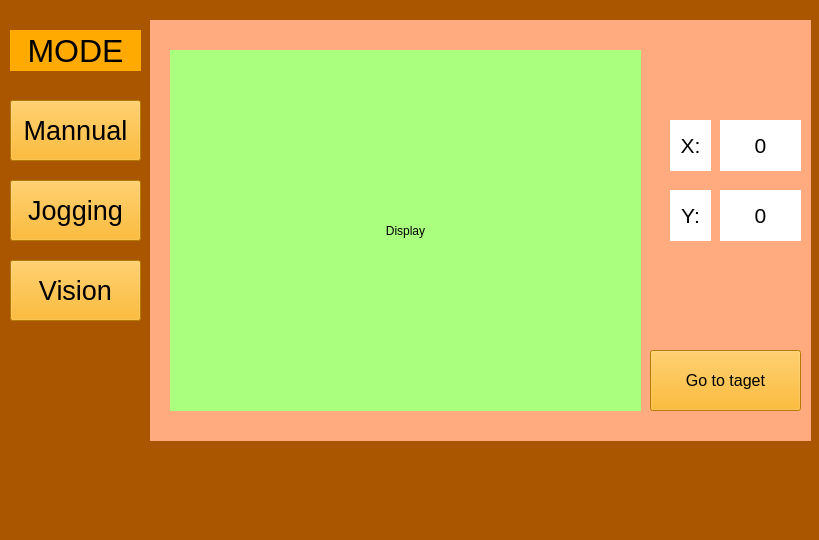
<?xml version="1.0" encoding="UTF-8"?>
<ui version="4.0">
 <class>MainWindow</class>
 <widget class="QMainWindow" name="MainWindow">
  <property name="geometry">
   <rect>
    <x>0</x>
    <y>0</y>
    <width>819</width>
    <height>540</height>
   </rect>
  </property>
  <property name="windowTitle">
   <string>MainWindow</string>
  </property>
  <property name="styleSheet">
   <string notr="true">background-color: rgb(170, 85, 0);</string>
  </property>
  <widget class="QWidget" name="centralwidget">
   <widget class="QStackedWidget" name="stackedWidget">
    <property name="geometry">
     <rect>
      <x>150</x>
      <y>20</y>
      <width>661</width>
      <height>421</height>
     </rect>
    </property>
    <property name="styleSheet">
     <string notr="true">background-color: rgb(255, 170, 127);</string>
    </property>
    <property name="currentIndex">
     <number>1</number>
    </property>
    <widget class="QWidget" name="manpage">
     <widget class="QSlider" name="horizontalSlider_2">
      <property name="geometry">
       <rect>
        <x>70</x>
        <y>240</y>
        <width>271</width>
        <height>31</height>
       </rect>
      </property>
      <property name="cursor">
       <cursorShape>PointingHandCursor</cursorShape>
      </property>
      <property name="mouseTracking">
       <bool>false</bool>
      </property>
      <property name="tabletTracking">
       <bool>false</bool>
      </property>
      <property name="styleSheet">
       <string notr="true">background-color: rgb(255, 170, 0);</string>
      </property>
      <property name="maximum">
       <number>200</number>
      </property>
      <property name="orientation">
       <enum>Qt::Horizontal</enum>
      </property>
     </widget>
     <widget class="QPushButton" name="home_bottom">
      <property name="geometry">
       <rect>
        <x>460</x>
        <y>200</y>
        <width>111</width>
        <height>61</height>
       </rect>
      </property>
      <property name="font">
       <font>
        <pointsize>12</pointsize>
       </font>
      </property>
      <property name="styleSheet">
       <string notr="true">background-color: rgb(255, 170, 0);</string>
      </property>
      <property name="text">
       <string>Home</string>
      </property>
     </widget>
     <widget class="QLabel" name="Z_core">
      <property name="geometry">
       <rect>
        <x>160</x>
        <y>300</y>
        <width>101</width>
        <height>41</height>
       </rect>
      </property>
      <property name="font">
       <font>
        <pointsize>24</pointsize>
       </font>
      </property>
      <property name="styleSheet">
       <string notr="true">background-color: rgb(255, 170, 0);</string>
      </property>
      <property name="text">
       <string>0</string>
      </property>
      <property name="alignment">
       <set>Qt::AlignCenter</set>
      </property>
     </widget>
     <widget class="QSlider" name="horizontalSlider_3">
      <property name="geometry">
       <rect>
        <x>70</x>
        <y>350</y>
        <width>271</width>
        <height>31</height>
       </rect>
      </property>
      <property name="cursor">
       <cursorShape>PointingHandCursor</cursorShape>
      </property>
      <property name="mouseTracking">
       <bool>false</bool>
      </property>
      <property name="tabletTracking">
       <bool>false</bool>
      </property>
      <property name="styleSheet">
       <string notr="true">background-color: rgb(255, 170, 0);</string>
      </property>
      <property name="maximum">
       <number>200</number>
      </property>
      <property name="orientation">
       <enum>Qt::Horizontal</enum>
      </property>
     </widget>
     <widget class="QPushButton" name="start_bottom">
      <property name="geometry">
       <rect>
        <x>460</x>
        <y>340</y>
        <width>111</width>
        <height>61</height>
       </rect>
      </property>
      <property name="font">
       <font>
        <pointsize>12</pointsize>
       </font>
      </property>
      <property name="styleSheet">
       <string notr="true">background-color: rgb(255, 170, 0);</string>
      </property>
      <property name="text">
       <string>Start</string>
      </property>
     </widget>
     <widget class="QLabel" name="label">
      <property name="geometry">
       <rect>
        <x>80</x>
        <y>300</y>
        <width>41</width>
        <height>41</height>
       </rect>
      </property>
      <property name="font">
       <font>
        <pointsize>14</pointsize>
       </font>
      </property>
      <property name="layoutDirection">
       <enum>Qt::LeftToRight</enum>
      </property>
      <property name="styleSheet">
       <string notr="true">background-color: rgb(255, 170, 0);</string>
      </property>
      <property name="text">
       <string>Z -</string>
      </property>
      <property name="alignment">
       <set>Qt::AlignCenter</set>
      </property>
     </widget>
     <widget class="QLabel" name="label_4">
      <property name="geometry">
       <rect>
        <x>300</x>
        <y>190</y>
        <width>41</width>
        <height>41</height>
       </rect>
      </property>
      <property name="font">
       <font>
        <pointsize>14</pointsize>
       </font>
      </property>
      <property name="layoutDirection">
       <enum>Qt::LeftToRight</enum>
      </property>
      <property name="styleSheet">
       <string notr="true">background-color: rgb(255, 170, 0);</string>
      </property>
      <property name="text">
       <string>Y +</string>
      </property>
      <property name="alignment">
       <set>Qt::AlignCenter</set>
      </property>
     </widget>
     <widget class="QLabel" name="label_5">
      <property name="geometry">
       <rect>
        <x>300</x>
        <y>300</y>
        <width>41</width>
        <height>41</height>
       </rect>
      </property>
      <property name="font">
       <font>
        <pointsize>14</pointsize>
       </font>
      </property>
      <property name="layoutDirection">
       <enum>Qt::LeftToRight</enum>
      </property>
      <property name="styleSheet">
       <string notr="true">background-color: rgb(255, 170, 0);</string>
      </property>
      <property name="text">
       <string>Z +</string>
      </property>
      <property name="alignment">
       <set>Qt::AlignCenter</set>
      </property>
     </widget>
     <widget class="QLabel" name="X_core">
      <property name="geometry">
       <rect>
        <x>160</x>
        <y>80</y>
        <width>101</width>
        <height>41</height>
       </rect>
      </property>
      <property name="font">
       <font>
        <pointsize>24</pointsize>
       </font>
      </property>
      <property name="styleSheet">
       <string notr="true">background-color: rgb(255, 170, 0);</string>
      </property>
      <property name="text">
       <string>0</string>
      </property>
      <property name="alignment">
       <set>Qt::AlignCenter</set>
      </property>
     </widget>
     <widget class="QLabel" name="label_3">
      <property name="geometry">
       <rect>
        <x>80</x>
        <y>80</y>
        <width>41</width>
        <height>41</height>
       </rect>
      </property>
      <property name="font">
       <font>
        <pointsize>14</pointsize>
       </font>
      </property>
      <property name="layoutDirection">
       <enum>Qt::LeftToRight</enum>
      </property>
      <property name="styleSheet">
       <string notr="true">background-color: rgb(255, 170, 0);</string>
      </property>
      <property name="text">
       <string>X -</string>
      </property>
      <property name="alignment">
       <set>Qt::AlignCenter</set>
      </property>
     </widget>
     <widget class="QLabel" name="Y_core">
      <property name="geometry">
       <rect>
        <x>160</x>
        <y>190</y>
        <width>101</width>
        <height>41</height>
       </rect>
      </property>
      <property name="font">
       <font>
        <pointsize>24</pointsize>
       </font>
      </property>
      <property name="styleSheet">
       <string notr="true">background-color: rgb(255, 170, 0);</string>
      </property>
      <property name="text">
       <string>0</string>
      </property>
      <property name="alignment">
       <set>Qt::AlignCenter</set>
      </property>
     </widget>
     <widget class="QLabel" name="label_2">
      <property name="geometry">
       <rect>
        <x>80</x>
        <y>190</y>
        <width>41</width>
        <height>41</height>
       </rect>
      </property>
      <property name="font">
       <font>
        <pointsize>14</pointsize>
       </font>
      </property>
      <property name="layoutDirection">
       <enum>Qt::LeftToRight</enum>
      </property>
      <property name="styleSheet">
       <string notr="true">background-color: rgb(255, 170, 0);</string>
      </property>
      <property name="text">
       <string>Y -</string>
      </property>
      <property name="alignment">
       <set>Qt::AlignCenter</set>
      </property>
     </widget>
     <widget class="QSlider" name="horizontalSlider_1">
      <property name="geometry">
       <rect>
        <x>70</x>
        <y>130</y>
        <width>271</width>
        <height>31</height>
       </rect>
      </property>
      <property name="cursor">
       <cursorShape>PointingHandCursor</cursorShape>
      </property>
      <property name="mouseTracking">
       <bool>false</bool>
      </property>
      <property name="tabletTracking">
       <bool>false</bool>
      </property>
      <property name="focusPolicy">
       <enum>Qt::WheelFocus</enum>
      </property>
      <property name="autoFillBackground">
       <bool>false</bool>
      </property>
      <property name="styleSheet">
       <string notr="true">background-color: rgb(255, 170, 0);</string>
      </property>
      <property name="maximum">
       <number>300</number>
      </property>
      <property name="orientation">
       <enum>Qt::Horizontal</enum>
      </property>
     </widget>
     <widget class="QLabel" name="label_6">
      <property name="geometry">
       <rect>
        <x>300</x>
        <y>80</y>
        <width>41</width>
        <height>41</height>
       </rect>
      </property>
      <property name="font">
       <font>
        <pointsize>14</pointsize>
       </font>
      </property>
      <property name="layoutDirection">
       <enum>Qt::LeftToRight</enum>
      </property>
      <property name="styleSheet">
       <string notr="true">background-color: rgb(255, 170, 0);</string>
      </property>
      <property name="text">
       <string>X +</string>
      </property>
      <property name="alignment">
       <set>Qt::AlignCenter</set>
      </property>
     </widget>
     <widget class="QLabel" name="label_7">
      <property name="geometry">
       <rect>
        <x>140</x>
        <y>20</y>
        <width>141</width>
        <height>41</height>
       </rect>
      </property>
      <property name="font">
       <font>
        <pointsize>24</pointsize>
       </font>
      </property>
      <property name="styleSheet">
       <string notr="true">background-color: rgb(255, 170, 0);</string>
      </property>
      <property name="text">
       <string>Millimed</string>
      </property>
      <property name="alignment">
       <set>Qt::AlignCenter</set>
      </property>
     </widget>
     <widget class="QPushButton" name="Initial_bottom">
      <property name="geometry">
       <rect>
        <x>460</x>
        <y>100</y>
        <width>111</width>
        <height>61</height>
       </rect>
      </property>
      <property name="font">
       <font>
        <pointsize>12</pointsize>
       </font>
      </property>
      <property name="styleSheet">
       <string notr="true">background-color: rgb(255, 170, 0);</string>
      </property>
      <property name="text">
       <string>Initial</string>
      </property>
     </widget>
     <widget class="QLabel" name="label_28">
      <property name="geometry">
       <rect>
        <x>390</x>
        <y>40</y>
        <width>251</width>
        <height>41</height>
       </rect>
      </property>
      <property name="font">
       <font>
        <pointsize>24</pointsize>
       </font>
      </property>
      <property name="styleSheet">
       <string notr="true">background-color: rgb(255, 170, 0);</string>
      </property>
      <property name="text">
       <string>Mannual Mode</string>
      </property>
      <property name="alignment">
       <set>Qt::AlignCenter</set>
      </property>
     </widget>
    </widget>
    <widget class="QWidget" name="visionpage">
     <widget class="QLabel" name="Display">
      <property name="geometry">
       <rect>
        <x>20</x>
        <y>30</y>
        <width>471</width>
        <height>361</height>
       </rect>
      </property>
      <property name="styleSheet">
       <string notr="true">background-color: rgb(170, 255, 127);</string>
      </property>
      <property name="text">
       <string>Display</string>
      </property>
      <property name="alignment">
       <set>Qt::AlignCenter</set>
      </property>
     </widget>
     <widget class="QPushButton" name="Gopoint">
      <property name="geometry">
       <rect>
        <x>500</x>
        <y>330</y>
        <width>151</width>
        <height>61</height>
       </rect>
      </property>
      <property name="font">
       <font>
        <pointsize>12</pointsize>
       </font>
      </property>
      <property name="styleSheet">
       <string notr="true">background-color: rgb(255, 170, 0);</string>
      </property>
      <property name="text">
       <string>Go to taget</string>
      </property>
     </widget>
     <widget class="QLabel" name="Vision_X">
      <property name="geometry">
       <rect>
        <x>570</x>
        <y>100</y>
        <width>81</width>
        <height>51</height>
       </rect>
      </property>
      <property name="font">
       <font>
        <pointsize>16</pointsize>
       </font>
      </property>
      <property name="styleSheet">
       <string notr="true">background-color: rgb(255, 255, 255);</string>
      </property>
      <property name="text">
       <string>0</string>
      </property>
      <property name="alignment">
       <set>Qt::AlignCenter</set>
      </property>
     </widget>
     <widget class="QLabel" name="Vision_Y">
      <property name="geometry">
       <rect>
        <x>570</x>
        <y>170</y>
        <width>81</width>
        <height>51</height>
       </rect>
      </property>
      <property name="font">
       <font>
        <pointsize>16</pointsize>
       </font>
      </property>
      <property name="styleSheet">
       <string notr="true">background-color: rgb(255, 255, 255);</string>
      </property>
      <property name="text">
       <string>0</string>
      </property>
      <property name="alignment">
       <set>Qt::AlignCenter</set>
      </property>
     </widget>
     <widget class="QLabel" name="label_16">
      <property name="geometry">
       <rect>
        <x>520</x>
        <y>100</y>
        <width>41</width>
        <height>51</height>
       </rect>
      </property>
      <property name="font">
       <font>
        <pointsize>16</pointsize>
       </font>
      </property>
      <property name="styleSheet">
       <string notr="true">background-color: rgb(255, 255, 255);</string>
      </property>
      <property name="text">
       <string>X:</string>
      </property>
      <property name="alignment">
       <set>Qt::AlignCenter</set>
      </property>
     </widget>
     <widget class="QLabel" name="label_18">
      <property name="geometry">
       <rect>
        <x>520</x>
        <y>170</y>
        <width>41</width>
        <height>51</height>
       </rect>
      </property>
      <property name="font">
       <font>
        <pointsize>16</pointsize>
       </font>
      </property>
      <property name="styleSheet">
       <string notr="true">background-color: rgb(255, 255, 255);</string>
      </property>
      <property name="text">
       <string>Y:</string>
      </property>
      <property name="alignment">
       <set>Qt::AlignCenter</set>
      </property>
     </widget>
    </widget>
    <widget class="QWidget" name="jogpage">
     <widget class="QPushButton" name="jogxu">
      <property name="geometry">
       <rect>
        <x>526</x>
        <y>90</y>
        <width>91</width>
        <height>51</height>
       </rect>
      </property>
      <property name="styleSheet">
       <string notr="true">background-color: rgb(170, 255, 127);</string>
      </property>
      <property name="text">
       <string>Up</string>
      </property>
      <property name="icon">
       <iconset theme="Arrow">
        <normaloff>.</normaloff>.</iconset>
      </property>
     </widget>
     <widget class="QPushButton" name="jogyd">
      <property name="geometry">
       <rect>
        <x>260</x>
        <y>200</y>
        <width>91</width>
        <height>51</height>
       </rect>
      </property>
      <property name="styleSheet">
       <string notr="true">background-color: rgb(255, 85, 0);</string>
      </property>
      <property name="text">
       <string>Down</string>
      </property>
     </widget>
     <widget class="QPushButton" name="jogxd">
      <property name="geometry">
       <rect>
        <x>260</x>
        <y>90</y>
        <width>91</width>
        <height>51</height>
       </rect>
      </property>
      <property name="styleSheet">
       <string notr="true">background-color: rgb(255, 85, 0);</string>
      </property>
      <property name="text">
       <string>Down</string>
      </property>
     </widget>
     <widget class="QPushButton" name="jogyu">
      <property name="geometry">
       <rect>
        <x>526</x>
        <y>200</y>
        <width>91</width>
        <height>51</height>
       </rect>
      </property>
      <property name="styleSheet">
       <string notr="true">background-color: rgb(170, 255, 127);</string>
      </property>
      <property name="text">
       <string>Up</string>
      </property>
     </widget>
     <widget class="QPushButton" name="jogzd">
      <property name="geometry">
       <rect>
        <x>260</x>
        <y>310</y>
        <width>91</width>
        <height>51</height>
       </rect>
      </property>
      <property name="styleSheet">
       <string notr="true">background-color: rgb(255, 85, 0);</string>
      </property>
      <property name="text">
       <string>Down</string>
      </property>
     </widget>
     <widget class="QPushButton" name="jogzu">
      <property name="geometry">
       <rect>
        <x>526</x>
        <y>310</y>
        <width>91</width>
        <height>51</height>
       </rect>
      </property>
      <property name="styleSheet">
       <string notr="true">background-color: rgb(170, 255, 127);</string>
      </property>
      <property name="text">
       <string>Up</string>
      </property>
     </widget>
     <widget class="QLabel" name="label_9">
      <property name="geometry">
       <rect>
        <x>286</x>
        <y>260</y>
        <width>41</width>
        <height>41</height>
       </rect>
      </property>
      <property name="font">
       <font>
        <pointsize>14</pointsize>
       </font>
      </property>
      <property name="layoutDirection">
       <enum>Qt::LeftToRight</enum>
      </property>
      <property name="styleSheet">
       <string notr="true">background-color: rgb(255, 170, 0);</string>
      </property>
      <property name="text">
       <string>Z -</string>
      </property>
      <property name="alignment">
       <set>Qt::AlignCenter</set>
      </property>
     </widget>
     <widget class="QLabel" name="label_10">
      <property name="geometry">
       <rect>
        <x>286</x>
        <y>40</y>
        <width>41</width>
        <height>41</height>
       </rect>
      </property>
      <property name="font">
       <font>
        <pointsize>14</pointsize>
       </font>
      </property>
      <property name="layoutDirection">
       <enum>Qt::LeftToRight</enum>
      </property>
      <property name="styleSheet">
       <string notr="true">background-color: rgb(255, 170, 0);</string>
      </property>
      <property name="text">
       <string>X -</string>
      </property>
      <property name="alignment">
       <set>Qt::AlignCenter</set>
      </property>
     </widget>
     <widget class="QLabel" name="label_11">
      <property name="geometry">
       <rect>
        <x>556</x>
        <y>260</y>
        <width>41</width>
        <height>41</height>
       </rect>
      </property>
      <property name="font">
       <font>
        <pointsize>14</pointsize>
       </font>
      </property>
      <property name="layoutDirection">
       <enum>Qt::LeftToRight</enum>
      </property>
      <property name="styleSheet">
       <string notr="true">background-color: rgb(255, 170, 0);</string>
      </property>
      <property name="text">
       <string>Z +</string>
      </property>
      <property name="alignment">
       <set>Qt::AlignCenter</set>
      </property>
     </widget>
     <widget class="QLabel" name="label_12">
      <property name="geometry">
       <rect>
        <x>556</x>
        <y>150</y>
        <width>41</width>
        <height>41</height>
       </rect>
      </property>
      <property name="font">
       <font>
        <pointsize>14</pointsize>
       </font>
      </property>
      <property name="layoutDirection">
       <enum>Qt::LeftToRight</enum>
      </property>
      <property name="styleSheet">
       <string notr="true">background-color: rgb(255, 170, 0);</string>
      </property>
      <property name="text">
       <string>Y +</string>
      </property>
      <property name="alignment">
       <set>Qt::AlignCenter</set>
      </property>
     </widget>
     <widget class="QLabel" name="label_13">
      <property name="geometry">
       <rect>
        <x>286</x>
        <y>150</y>
        <width>41</width>
        <height>41</height>
       </rect>
      </property>
      <property name="font">
       <font>
        <pointsize>14</pointsize>
       </font>
      </property>
      <property name="layoutDirection">
       <enum>Qt::LeftToRight</enum>
      </property>
      <property name="styleSheet">
       <string notr="true">background-color: rgb(255, 170, 0);</string>
      </property>
      <property name="text">
       <string>Y -</string>
      </property>
      <property name="alignment">
       <set>Qt::AlignCenter</set>
      </property>
     </widget>
     <widget class="QLabel" name="label_14">
      <property name="geometry">
       <rect>
        <x>556</x>
        <y>40</y>
        <width>41</width>
        <height>41</height>
       </rect>
      </property>
      <property name="font">
       <font>
        <pointsize>14</pointsize>
       </font>
      </property>
      <property name="layoutDirection">
       <enum>Qt::LeftToRight</enum>
      </property>
      <property name="styleSheet">
       <string notr="true">background-color: rgb(255, 170, 0);</string>
      </property>
      <property name="text">
       <string>X +</string>
      </property>
      <property name="alignment">
       <set>Qt::AlignCenter</set>
      </property>
     </widget>
     <widget class="QLabel" name="Z_core_j">
      <property name="geometry">
       <rect>
        <x>386</x>
        <y>310</y>
        <width>101</width>
        <height>51</height>
       </rect>
      </property>
      <property name="font">
       <font>
        <pointsize>24</pointsize>
       </font>
      </property>
      <property name="styleSheet">
       <string notr="true">background-color: rgb(255, 170, 0);</string>
      </property>
      <property name="text">
       <string>0</string>
      </property>
      <property name="alignment">
       <set>Qt::AlignCenter</set>
      </property>
     </widget>
     <widget class="QLabel" name="X_core_j">
      <property name="geometry">
       <rect>
        <x>386</x>
        <y>90</y>
        <width>101</width>
        <height>51</height>
       </rect>
      </property>
      <property name="font">
       <font>
        <pointsize>24</pointsize>
       </font>
      </property>
      <property name="styleSheet">
       <string notr="true">background-color: rgb(255, 170, 0);</string>
      </property>
      <property name="text">
       <string>0</string>
      </property>
      <property name="alignment">
       <set>Qt::AlignCenter</set>
      </property>
     </widget>
     <widget class="QLabel" name="Y_core_j">
      <property name="geometry">
       <rect>
        <x>386</x>
        <y>200</y>
        <width>101</width>
        <height>51</height>
       </rect>
      </property>
      <property name="font">
       <font>
        <pointsize>24</pointsize>
       </font>
      </property>
      <property name="styleSheet">
       <string notr="true">background-color: rgb(255, 170, 0);</string>
      </property>
      <property name="text">
       <string>0</string>
      </property>
      <property name="alignment">
       <set>Qt::AlignCenter</set>
      </property>
     </widget>
     <widget class="QLabel" name="X_core_j_2">
      <property name="geometry">
       <rect>
        <x>366</x>
        <y>30</y>
        <width>151</width>
        <height>51</height>
       </rect>
      </property>
      <property name="font">
       <font>
        <pointsize>24</pointsize>
       </font>
      </property>
      <property name="styleSheet">
       <string notr="true">background-color: rgb(255, 170, 0);</string>
      </property>
      <property name="text">
       <string>Millimed</string>
      </property>
      <property name="alignment">
       <set>Qt::AlignCenter</set>
      </property>
     </widget>
     <widget class="QLineEdit" name="lineEdit">
      <property name="geometry">
       <rect>
        <x>30</x>
        <y>190</y>
        <width>161</width>
        <height>51</height>
       </rect>
      </property>
      <property name="font">
       <font>
        <pointsize>18</pointsize>
       </font>
      </property>
      <property name="text">
       <string>0</string>
      </property>
      <property name="cursorPosition">
       <number>1</number>
      </property>
      <property name="alignment">
       <set>Qt::AlignCenter</set>
      </property>
     </widget>
     <widget class="QLabel" name="X_core_j_3">
      <property name="geometry">
       <rect>
        <x>40</x>
        <y>130</y>
        <width>151</width>
        <height>51</height>
       </rect>
      </property>
      <property name="font">
       <font>
        <pointsize>14</pointsize>
       </font>
      </property>
      <property name="styleSheet">
       <string notr="true">background-color: rgb(255, 170, 0);</string>
      </property>
      <property name="text">
       <string>Setting (mm)</string>
      </property>
      <property name="alignment">
       <set>Qt::AlignCenter</set>
      </property>
     </widget>
     <widget class="QPushButton" name="selectbot">
      <property name="geometry">
       <rect>
        <x>20</x>
        <y>260</y>
        <width>81</width>
        <height>51</height>
       </rect>
      </property>
      <property name="styleSheet">
       <string notr="true">background-color: rgb(255, 85, 0);</string>
      </property>
      <property name="text">
       <string>Select</string>
      </property>
     </widget>
     <widget class="QPushButton" name="Restsetbot">
      <property name="geometry">
       <rect>
        <x>130</x>
        <y>260</y>
        <width>81</width>
        <height>51</height>
       </rect>
      </property>
      <property name="styleSheet">
       <string notr="true">background-color: rgb(170, 255, 127);</string>
      </property>
      <property name="text">
       <string>Reset</string>
      </property>
     </widget>
    </widget>
   </widget>
   <widget class="QPushButton" name="mannualMode">
    <property name="geometry">
     <rect>
      <x>10</x>
      <y>100</y>
      <width>131</width>
      <height>61</height>
     </rect>
    </property>
    <property name="font">
     <font>
      <pointsize>20</pointsize>
     </font>
    </property>
    <property name="styleSheet">
     <string notr="true">background-color: rgb(255, 170, 0);</string>
    </property>
    <property name="text">
     <string>Mannual</string>
    </property>
   </widget>
   <widget class="QLabel" name="label_8">
    <property name="geometry">
     <rect>
      <x>10</x>
      <y>30</y>
      <width>131</width>
      <height>41</height>
     </rect>
    </property>
    <property name="font">
     <font>
      <pointsize>24</pointsize>
     </font>
    </property>
    <property name="styleSheet">
     <string notr="true">background-color: rgb(255, 170, 0);</string>
    </property>
    <property name="text">
     <string>MODE</string>
    </property>
    <property name="alignment">
     <set>Qt::AlignCenter</set>
    </property>
   </widget>
   <widget class="QPushButton" name="jogMode">
    <property name="geometry">
     <rect>
      <x>10</x>
      <y>180</y>
      <width>131</width>
      <height>61</height>
     </rect>
    </property>
    <property name="font">
     <font>
      <pointsize>20</pointsize>
     </font>
    </property>
    <property name="styleSheet">
     <string notr="true">background-color: rgb(255, 170, 0);</string>
    </property>
    <property name="text">
     <string>Jogging</string>
    </property>
   </widget>
   <widget class="QPushButton" name="VSMode">
    <property name="geometry">
     <rect>
      <x>10</x>
      <y>260</y>
      <width>131</width>
      <height>61</height>
     </rect>
    </property>
    <property name="font">
     <font>
      <pointsize>20</pointsize>
     </font>
    </property>
    <property name="styleSheet">
     <string notr="true">background-color: rgb(255, 170, 0);</string>
    </property>
    <property name="text">
     <string>Vision</string>
    </property>
   </widget>
  </widget>
  <widget class="QMenuBar" name="menubar">
   <property name="geometry">
    <rect>
     <x>0</x>
     <y>0</y>
     <width>819</width>
     <height>26</height>
    </rect>
   </property>
  </widget>
  <widget class="QStatusBar" name="statusbar"/>
 </widget>
 <resources/>
 <connections>
  <connection>
   <sender>horizontalSlider_3</sender>
   <signal>valueChanged(int)</signal>
   <receiver>Z_core</receiver>
   <slot>setNum(int)</slot>
   <hints>
    <hint type="sourcelabel">
     <x>354</x>
     <y>394</y>
    </hint>
    <hint type="destinationlabel">
     <x>373</x>
     <y>337</y>
    </hint>
   </hints>
  </connection>
  <connection>
   <sender>horizontalSlider_2</sender>
   <signal>valueChanged(int)</signal>
   <receiver>Y_core</receiver>
   <slot>setNum(int)</slot>
   <hints>
    <hint type="sourcelabel">
     <x>385</x>
     <y>294</y>
    </hint>
    <hint type="destinationlabel">
     <x>379</x>
     <y>252</y>
    </hint>
   </hints>
  </connection>
  <connection>
   <sender>horizontalSlider_1</sender>
   <signal>valueChanged(int)</signal>
   <receiver>X_core</receiver>
   <slot>setNum(int)</slot>
   <hints>
    <hint type="sourcelabel">
     <x>368</x>
     <y>178</y>
    </hint>
    <hint type="destinationlabel">
     <x>361</x>
     <y>139</y>
    </hint>
   </hints>
  </connection>
 </connections>
</ui>
